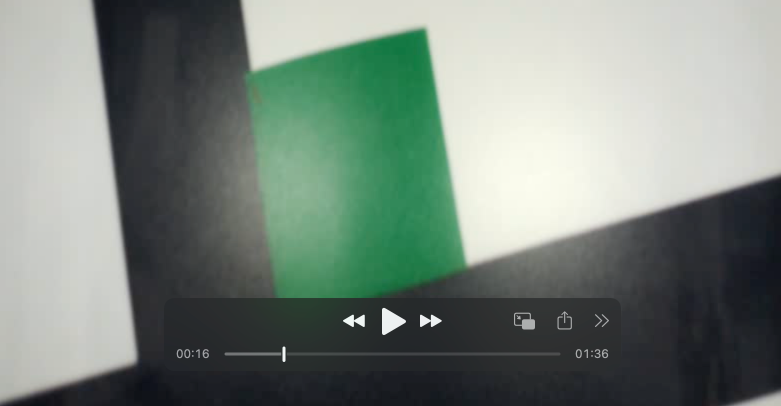
#> input picture rescue_state_bc/image.png, 1562 x 812 px (shown at 1/2 size)
$ python testthresholding.py
#> lines starting #> are read from the running program, lines starting #| are printed output that depends on the picture; after the words box and inside, x2 and y2 are one past the last pixel; in counts of white or black regions, pixels touching at a corner belong together
import cv2 as cv
import numpy as np

# ====== CONFIGURE THESE ======
roi_x_min = 0
roi_x_max = 3320
roi_y_min = 850
roi_y_max = 1800

lower_green = np.array([35, 50, 80])
upper_green = np.array([100, 255, 255])

lower_red1 = np.array([0, 80, 50])
upper_red1 = np.array([10, 255, 255])
lower_red2 = np.array([170, 80, 50])
upper_red2 = np.array([180, 255, 255])

black_hsv_min = np.array([0, 0, 10])
black_hsv_max = np.array([180, 255, 50])

lower_redline = np.array([0, 100, 100])
upper_redline = np.array([10, 255, 255])
lower_redline2 = np.array([170, 100, 100])
upper_redline2 = np.array([180, 255, 255])

min_tray_size = 10000
min_silver_ball_size = 20
min_black_ball_size = 40000
# =============================

image = cv.imread("image.png")
#> image is the input picture: shape (812, 1562, 3); mean B, G, R 124.9, 133.6, 121.2
#image = image[roi_y_min:roi_y_max, roi_x_min:roi_x_max]
output = image.copy()


def draw_detections(mask, min_area, label):
    contours, _ = cv.findContours(mask, cv.RETR_TREE, cv.CHAIN_APPROX_SIMPLE)

    for contour in contours:
        area = cv.contourArea(contour)

        if area > min_area:
            x, y, w, h = cv.boundingRect(contour)

            # Red box
            cv.rectangle(output, (x, y), (x + w, y + h), (0, 0, 255), 2)

            cv.putText(
                output,
                label,
                (x, y - 5),
                cv.FONT_HERSHEY_SIMPLEX,
                0.5,
                (0, 0, 255),
                1,
            )


# Green tray
green = cv.cvtColor(image, cv.COLOR_BGR2HSV)
#> green: shape (812, 1562, 3); mean H, S, V 68.5, 37.5, 134.9
green = cv.GaussianBlur(green, (5, 5), 0)
#> green: shape (812, 1562, 3); mean H, S, V 68.5, 37.5, 134.9
green = cv.inRange(green, lower_green, upper_green)
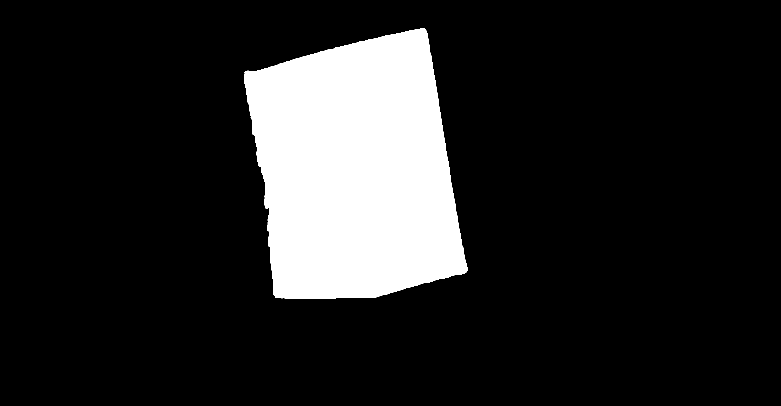
#> green: shape (812, 1562) (shown at 1/2 size); 14.6% white; 1 white region
draw_detections(green, min_tray_size, "GREEN")
#> in draw_detections, `contours, _ = cv.findContours(mask, cv.RETR_TREE, cv.CHAIN_APPROX_SIMP..`: contours = 1 contour; box (x1, y1, x2, y2) and area: (488, 57, 935, 597) 184384
#> the loop in draw_detections, `for contour in contours:` made 1 pass
#> (area, x, y, w, h) on pass 1: (184383.5, 488, 57, 447, 540)
#> after the loop in draw_detections, `for contour in contours:`:
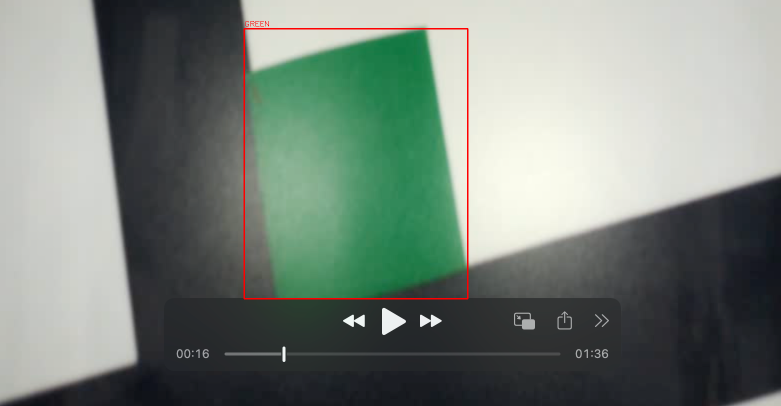
#> output: shape (812, 1562, 3) (shown at 1/2 size); 0.48% of pixels changed, all inside (x1, y1, x2, y2) = (487, 42, 937, 599)

# [9 lines of commented-out code are left out]
redline = cv.cvtColor(image, cv.COLOR_BGR2HSV)
redline = cv.GaussianBlur(redline, (5, 5), 0)
redline1 = cv.inRange(redline, lower_redline, upper_redline)
#> redline1: shape (812, 1562); every value is 0
redline2 = cv.inRange(redline, lower_redline2, upper_redline2)
redline = cv.bitwise_or(redline1, redline2)
draw_detections(redline, min_tray_size, "RED LINE")

# Silver victim
# silver = cv.cvtColor(image, cv.COLOR_BGR2GRAY)
# silver = cv.inRange(silver, 245, 255)
# draw_detections(silver, min_silver_ball_size, "SILVER")

# Silver victim
silver = cv.cvtColor(image, cv.COLOR_BGR2GRAY)
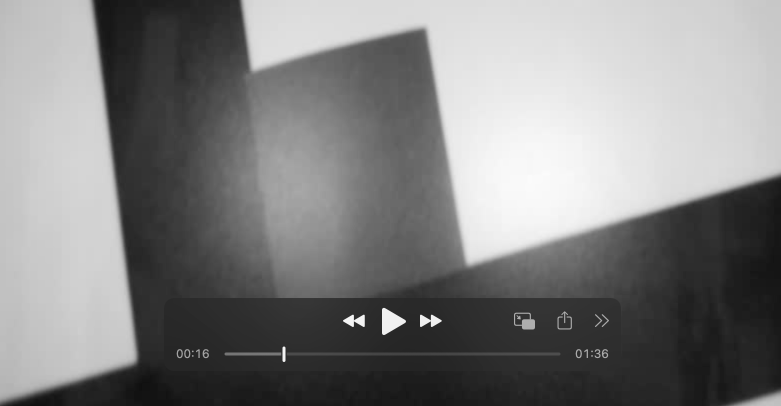
#> silver: shape (812, 1562) (shown at 1/2 size); min 15, max 251, mean 128.9
silver = cv.inRange(silver, 245, 255)
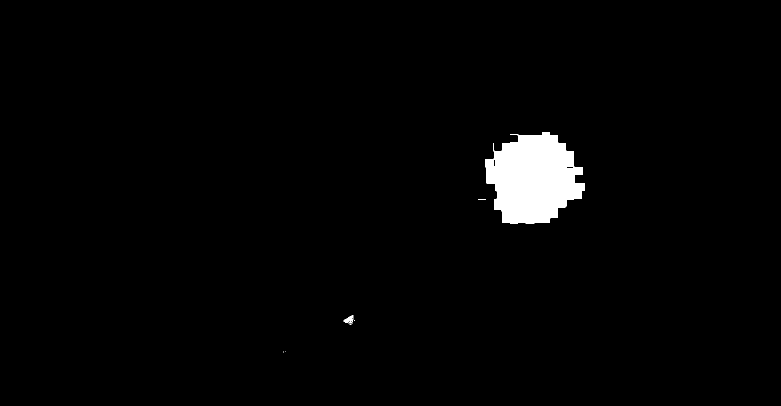
#> silver: shape (812, 1562) (shown at 1/2 size); 2.1% white; 8 white regions (5 under 20 px), largest, box (x1, y1, x2, y2) and area: (970, 264, 1170, 448) 26323, (687, 630, 707, 650) 164, (957, 398, 972, 400) 30

# Merge bright patches separated by small gaps
kernel = cv.getStructuringElement(cv.MORPH_ELLIPSE, (100, 100))
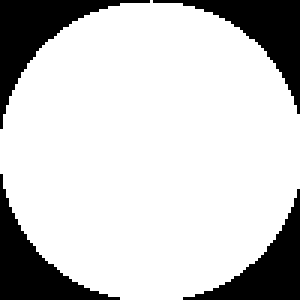
#> kernel: shape (100, 100) (shown 3 times larger); values 0 (black) and 1 (white), 79.4% white; 4 black regions, box (x1, y1, x2, y2) and area: (0, 0, 50, 43) 561, (51, 0, 100, 38) 518, (0, 58, 40, 100) 511, (61, 63, 100, 100) 469
silver = cv.morphologyEx(silver, cv.MORPH_CLOSE, kernel)
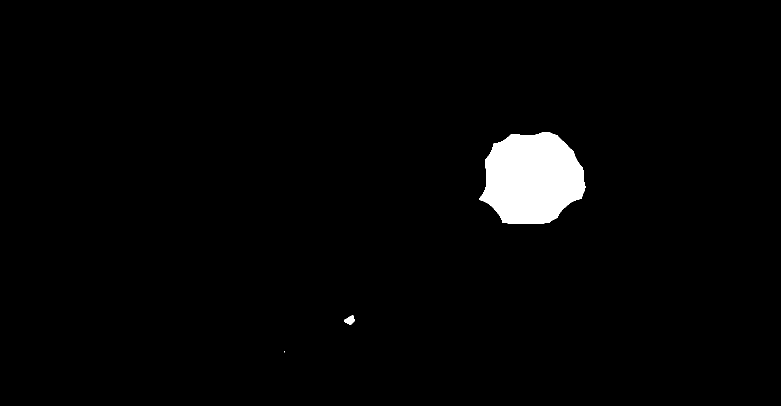
#> silver: shape (812, 1562) (shown at 1/2 size); 2.3% white; 3 white regions (1 under 20 px)
draw_detections(silver, min_silver_ball_size, "SILVER")
#> call 3 of draw_detections, with min_area = 20, label = 'SILVER'
#> in draw_detections (call 3), `contours, _ = cv.findContours(mask, cv.RETR_TREE, cv.CHAIN_APPROX_SIMP..`: contours = 3 contours, 1 with area under 20; largest, box (x1, y1, x2, y2) and area: (958, 265, 1171, 448) 29122, (688, 631, 710, 650) 218
#> the loop in draw_detections (call 3), `for contour in contours:` made 3 passes
#> (area, x, y, w, h) on passes 2 to 3: (218.5, 688, 631, 22, 19), (29121.5, 958, 265, 213, 183)
#> after the loop in draw_detections (call 3), `for contour in contours:`:
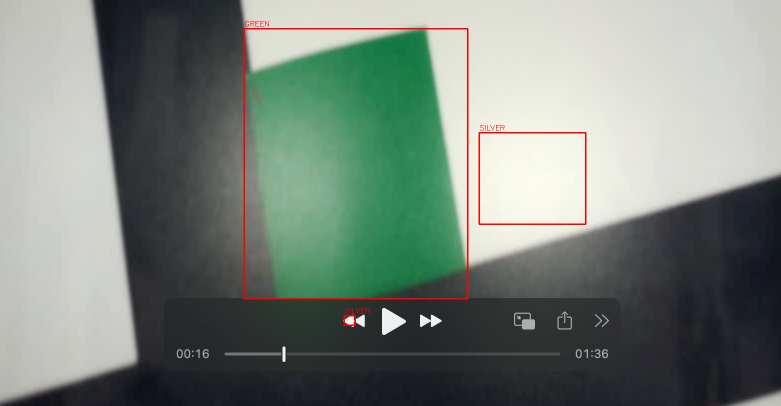
#> output: shape (812, 1562, 3) (shown at 1/2 size); 0.23% of pixels changed, all inside (x1, y1, x2, y2) = (687, 250, 1173, 652)
silver_raw = cv.cvtColor(image, cv.COLOR_BGR2GRAY)
silver_raw = cv.inRange(silver_raw, 245, 255)

# [5 lines of commented-out code are left out]

cv.imshow("Detections", output)
cv.imshow('red', redline)
cv.imshow('silver', silver)
cv.imshow('green', green)
print(f"number of green pixels: {cv.countNonZero(green)}")
#| number of green pixels: 185232
print(f"Number of silver pixels: {cv.countNonZero(silver_raw)}") #200k ish
#| Number of silver pixels: 26524
cv.waitKey(0)
cv.destroyAllWindows()
